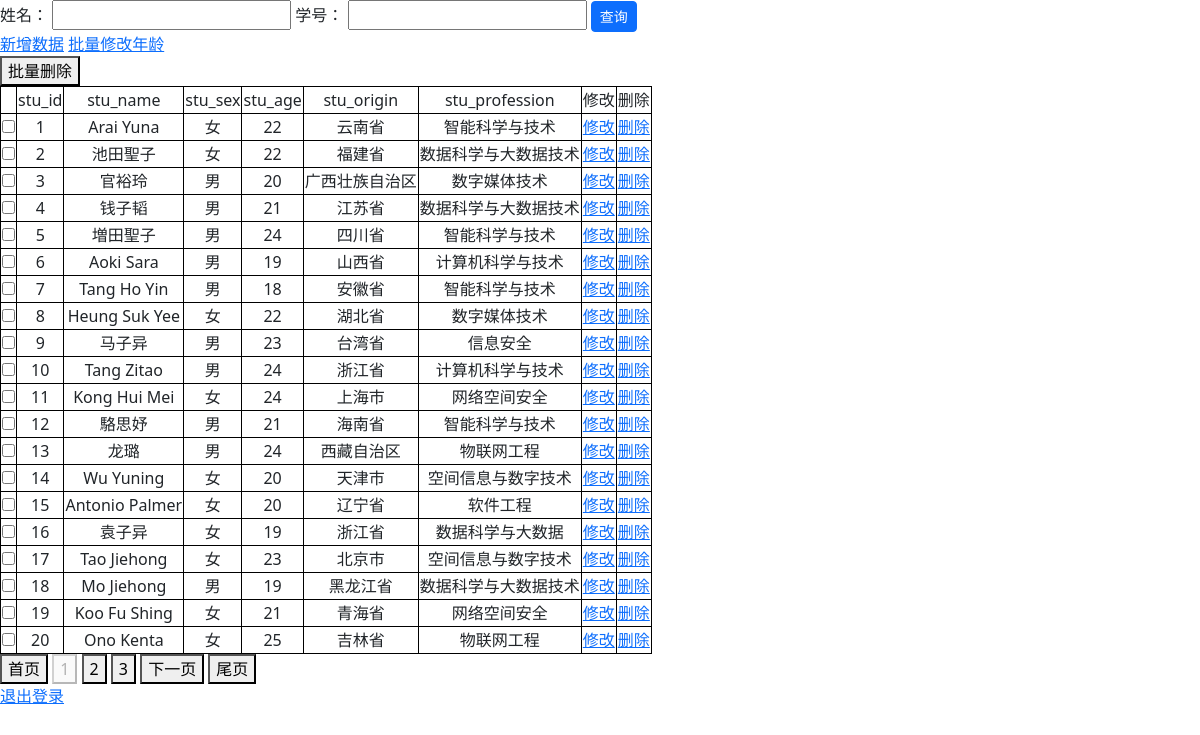
Screenshot of / (signed in) with the database file from the repository.
### tables this page shows
CREATE TABLE student_info(
stu_id int primary key not null,
stu_name varchar(50) not null,
stu_sex char(2) not null,
stu_age int not null,
stu_origin varchar(50) not null,
stu_profession varchar(50) not null
);

### app.py (the view)
@app.route('/', methods=['GET'])
def index():
    if not checkLogin():
        return redirect(url_for('login'))
    page = request.args.get('page', 1, type=int)
    ids = []
    values = []
    if "id" in request.args:
        ids.append('stu_id')
        stu_id = request.args.get("id", type=int)
        if stu_id != "":
            values.append(stu_id)
    if "name" in request.args:
        ids.append('stu_name')
        stu_name = request.args.get("name", type=str)
        if stu_name != "":
            values.append(stu_name)
    if len(ids) != 0:
        desp, result = db.Query2('student_info', ids, values)
    else:
        desp, result = db.selectAll('student_info')
    results, pagination = paging(result, page, per_page=20)
    return render_template('show.html', results=results, desp=desp, pagination=pagination, page=page)

### app.py (called while the page is built)
def checkLogin():
    return True if 'username' in session else False

### db/sql_conn.py (called while the page is built)
def Close(conn):
    conn.close()

    def Open(self):
        conn = sqlite3.connect(self.database)
        return conn

    def selectAll(self, table):
        conn = self.Open()
        cur = conn.cursor()
        sql = "select * from %s" % table
        print(sql)
        cur.execute(sql)
        description = []
        for d in cur.description:
            description.append(d[0])
        result = cur.fetchall()
        cur.close()
        Close(conn)
        return description, result

### hand_utils/util.py (called while the page is built)
def paging(result, page, per_page):
    pagination = len(result) // per_page
    if len(result) % per_page > 0:
        pagination += 1
    start = (page - 1) * per_page
    end = start + per_page
    results = result[start:end]
    return results, pagination

### templates/show.html (shortened to what this page needs)
<!DOCTYPE html>
<html lang="en">
<head>
    <link href="/static/bootstrap/css/bootstrap.min.css" rel="stylesheet">
</head>
<body>
    <form>
        <label for="name">姓名：</label>
        <input type="text" name="name" id="name" />
        <label for="id">学号：</label>
        <input type="text" name="id" id="id" />
        <input type="submit" value="查询" class="btn btn-primary btn-sm" />
    </form>
    <a href="/add">新增数据</a>
    <a href="/updateAge">批量修改年龄</a>
    <br>
    <form action="/delete_all", method="post">
        <button type="submit">批量删除</button>
        <table>
            <tr>
                <td></td>
                {% for d in desp %}
                <td>{{ d }}</td>
                {% endfor %}
                <td>修改</td>
                <td>删除</td>
            </tr>
            {% for item in results %}
            <tr>
                <td>
                    <input type="checkbox", name="ids", value="{{ item[0] }}">
                </td>
                {% for v in item %}
                <td>{{ v }}</td>
                {% endfor %}
                <td><a href="/update?id={{ item[0] }}">修改</a></td>
                <td><a href="/delete/{{ item[0] }}">删除</a></td>
            </tr>
            {% endfor %}
        </table>
    </form>
<div>
    <button onclick="window.location.href='{{ url_for('index', page=1) }}'">首页</button>
    {% for i in range(page-2, page+3) %}
        {% if i > 0 and i <= pagination %}
            {% if i != page %}
                <button onclick="window.location.href='{{ url_for('index', page=i) }}'">{{ i }}</button>
            {% else %}
                <button disabled>{{ i }}</button>
            {% endif %}
        {% endif %}
    {% endfor %}
    {% if page < pagination %}
        <button onclick="window.location.href='{{ url_for('index', page=page+1) }}'">下一页</button>
    {% endif %}
    <button onclick="window.location.href='{{ url_for('index', page=pagination) }}'">尾页</button>
</div>
    <a href="/reset">退出登录</a>
</body>
</html>

### templates/show.html (style rules this page uses)
table, tr, td { border: 1px solid black; text-align: center; }

### rows the page displays
student_info: item "1" "女" "22", stu_name "Arai Yuna", stu_origin "云南省", stu_profession "智能科学与技术"
student_info: item "2" "女" "22", stu_name "池田聖子", stu_origin "福建省", stu_profession "数据科学与大数据技术"
student_info: item "3" "男" "20", stu_name "官裕玲", stu_origin "广西壮族自治区", stu_profession "数字媒体技术"
student_info: item "4" "男" "21", stu_name "钱子韬", stu_origin "江苏省", stu_profession "数据科学与大数据技术"
student_info: item "5" "男" "24", stu_name "増田聖子", stu_origin "四川省", stu_profession "智能科学与技术"
student_info: item "6" "男" "19", stu_name "Aoki Sara", stu_origin "山西省", stu_profession "计算机科学与技术"
student_info: item "7" "男" "18", stu_name "Tang Ho Yin", stu_origin "安徽省", stu_profession "智能科学与技术"
student_info: item "8" "女" "22", stu_name "Heung Suk Yee", stu_origin "湖北省", stu_profession "数字媒体技术"
student_info: item "9" "男" "23", stu_name "马子异", stu_origin "台湾省", stu_profession "信息安全"
student_info: item "10" "男" "24", stu_name "Tang Zitao", stu_origin "浙江省", stu_profession "计算机科学与技术"
student_info: item "11" "女" "24", stu_name "Kong Hui Mei", stu_origin "上海市", stu_profession "网络空间安全"
student_info: item "12" "男" "21", stu_name "駱思妤", stu_origin "海南省", stu_profession "智能科学与技术"
student_info: item "13" "男" "24", stu_name "龙璐", stu_origin "西藏自治区", stu_profession "物联网工程"
student_info: item "14" "女" "20", stu_name "Wu Yuning", stu_origin "天津市", stu_profession "空间信息与数字技术"
student_info: item "15" "女" "20", stu_name "Antonio Palmer", stu_origin "辽宁省", stu_profession "软件工程"
student_info: item "16" "女" "19", stu_name "袁子异", stu_origin "浙江省", stu_profession "数据科学与大数据"
student_info: item "17" "女" "23", stu_name "Tao Jiehong", stu_origin "北京市", stu_profession "空间信息与数字技术"
student_info: item "18" "男" "19", stu_name "Mo Jiehong", stu_origin "黑龙江省", stu_profession "数据科学与大数据技术"
student_info: item "19" "女" "21", stu_name "Koo Fu Shing", stu_origin "青海省", stu_profession "网络空间安全"
student_info: item "20" "女" "25", stu_name "Ono Kenta", stu_origin "吉林省", stu_profession "物联网工程"

### other values shown
{{ d }} "stu_id" "stu_name" "stu_sex" "stu_age" "stu_origin" "stu_profession"
{{ i }} "1"
{{ i }} "2" "3"
